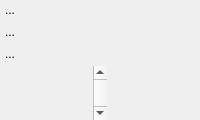
    <widget class="QWidget" name="sidebar" native="true">
     <layout class="QVBoxLayout" name="verticalLayout_2">
      <property name="spacing">
       <number>2</number>
      </property>
      <property name="leftMargin">
       <number>0</number>
      </property>
      <property name="topMargin">
       <number>0</number>
      </property>
      <property name="rightMargin">
       <number>0</number>
      </property>
      <property name="bottomMargin">
       <number>0</number>
      </property>
      <item>
       <widget class="QToolButton" name="btnExpand">
        <property name="maximumSize">
         <size>
          <width>20</width>
          <height>20</height>
         </size>
        </property>
        <property name="text">
         <string>...</string>
        </property>
        <property name="icon">
         <iconset>
          <normalon>:/root/dl_axial.png</normalon>
         </iconset>
        </property>
        <property name="autoRaise">
         <bool>true</bool>
        </property>
       </widget>
      </item>
      <item>
       <widget class="QToolButton" name="btnToggleLayout">
        <property name="maximumSize">
         <size>
          <width>20</width>
          <height>20</height>
         </size>
        </property>
        <property name="toolTip">
         <string>&lt;html&gt;&lt;head/&gt;&lt;body&gt;&lt;p&gt;Toggle between thumbnail and tiled layouts.&lt;/p&gt;&lt;p&gt;In &lt;span style=&quot; font-weight:600;&quot;&gt;thumbnail&lt;/span&gt; layout, one image layer occupies most of the available screen space, and other loaded image layers are shown as thumbnails. In &lt;span style=&quot; font-weight:600;&quot;&gt;tiled&lt;/span&gt; layout, multiple image layers are shown side by side. &lt;/p&gt;&lt;/body&gt;&lt;/html&gt;</string>
        </property>
        <property name="text">
         <string>...</string>
        </property>
        <property name="icon">
         <iconset resource="../Resources/SNAPResources.qrc">
          <normaloff>:/root/layout_thumb_16.png</normaloff>
          <normalon>:/root/layout_tile_16.png</normalon>:/root/layout_thumb_16.png</iconset>
        </property>
        <property name="checkable">
         <bool>false</bool>
        </property>
        <property name="checked">
         <bool>false</bool>
        </property>
        <property name="autoRaise">
         <bool>true</bool>
        </property>
       </widget>
      </item>
      <item>
       <widget class="QToolButton" name="btnScreenshot">
        <property name="maximumSize">
         <size>
          <width>20</width>
          <height>20</height>
         </size>
        </property>
        <property name="toolTip">
         <string>&lt;html&gt;&lt;head/&gt;&lt;body&gt;&lt;p&gt;&lt;span style=&quot; font-size:11pt;&quot;&gt;Save a screenshot of the current slice view.&lt;/span&gt;&lt;/p&gt;&lt;/body&gt;&lt;/html&gt;</string>
        </property>
        <property name="text">
         <string>...</string>
        </property>
        <property name="icon">
         <iconset resource="../Resources/SNAPResources.qrc">
          <normaloff>:/root/icons8_slr_camera_12.png</normaloff>:/root/icons8_slr_camera_12.png</iconset>
        </property>
        <property name="iconSize">
         <size>
          <width>12</width>
          <height>12</height>
         </size>
        </property>
        <property name="autoRaise">
         <bool>true</bool>
        </property>
       </widget>
      </item>
      <item alignment="Qt::AlignHCenter">
       <widget class="QScrollBar" name="inSlicePosition">
        <property name="enabled">
         <bool>true</bool>
        </property>
        <property name="toolTip">
         <string>Slice selection</string>
        </property>
        <property name="orientation">
         <enum>Qt::Vertical</enum>
        </property>
       </widget>
      </item>
     </layout>
    </widget>
